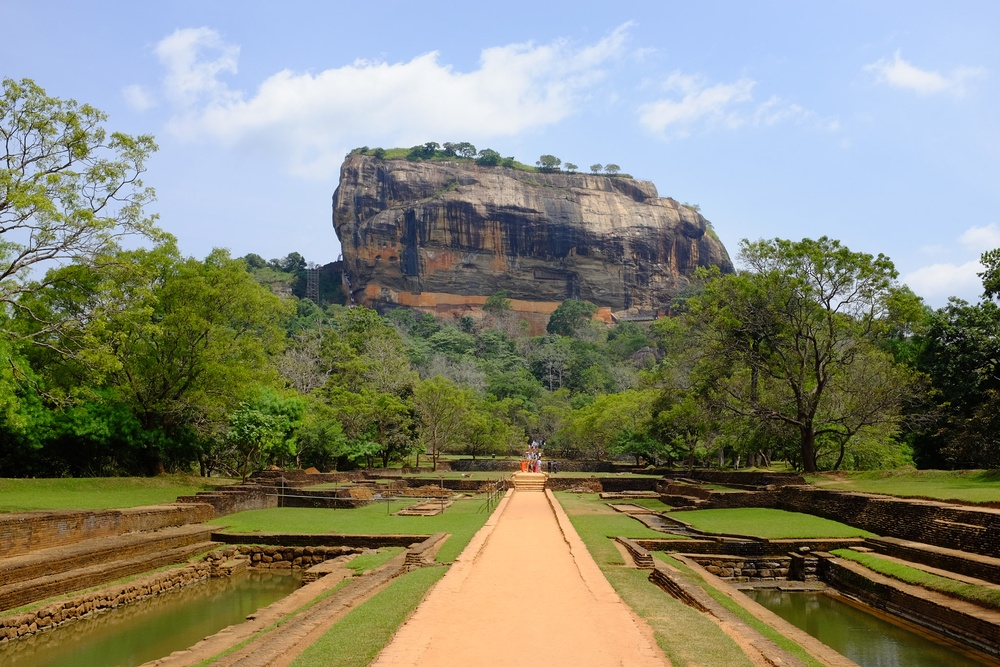
#> input picture Images/Sigiriya.jpeg, 1000 x 667 px, shrunk from 2048 x 1365 before the run, found by its file name
$ jupyter execute 2_spatial_fitering.ipynb
#> lines starting #> are read from the running program, lines starting #| are printed output that depends on the picture
# Averaging Kernel

[cell 1]
import cv2 as cv
import numpy as np
import matplotlib.pyplot as plt

#im=cv.imread("Images/Sigiriya.jpeg")
im = cv.imread('images/sigiriya.jpeg', cv.IMREAD_GRAYSCALE)
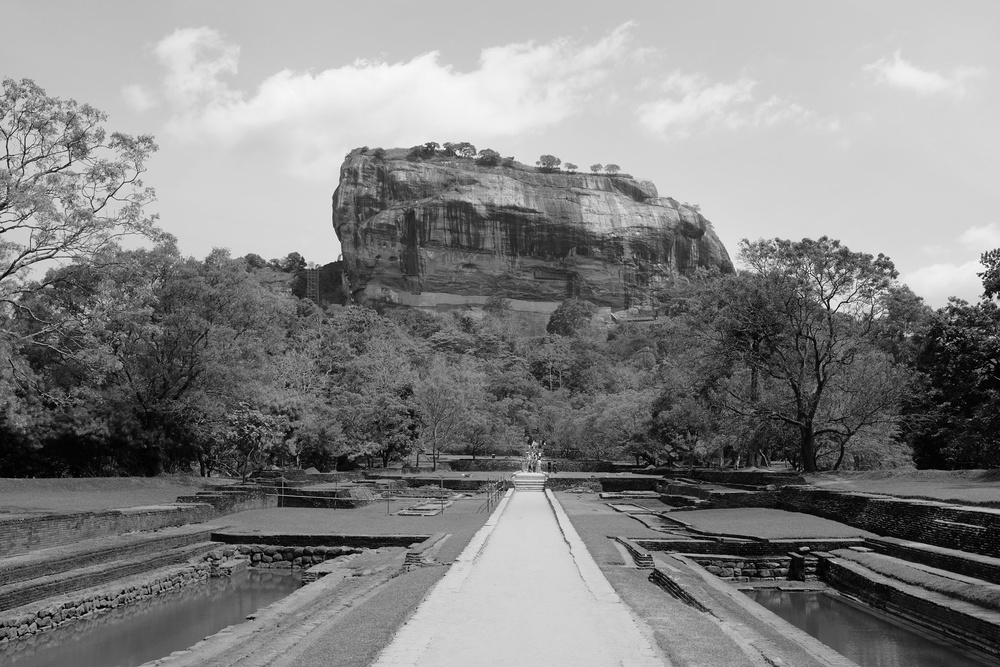
#> im: shape (667, 1000); min 0, max 255, mean 131.5
assert im is not None

kernel= np.ones((3,3), dtype=np.float32)/9

imavg= cv.filter2D(im,cv.CV_32F,kernel)

fig, ax= plt.subplots(1,2)
ax[0].imshow(im, cmap='gray', vmin=0, vmax=255)
ax[0].set_title("original_image")
ax[1].imshow(imavg, cmap='gray', vmin=0, vmax=255)
ax[1].set_title("averaged_image")

for a in ax:
    a.axis('off')

plt.show()
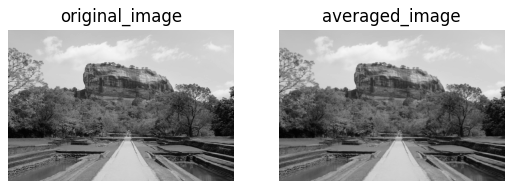
#> figure drawn by matplotlib, 2 panels

[cell 2]
import cv2 as cv
import numpy as np
import matplotlib.pyplot as plt


im = cv.imread('images/sigiriya.jpeg', cv.IMREAD_GRAYSCALE)
assert im is not None

#kernel= np.ones((3,3), dtype=np.float32)/9
sobel_x= np.array([[-1,-2,-1],[0,0,0],[1,2,1]],dtype=np.float32)
sobel_y= np.array([[-1,0,1],[-2,0,2],[-1,0,1]],dtype=np.float32)
print(sobel_x)
print(sobel_y)

#imavg= cv.filter2D(im,cv.CV_32F,kernel)
im_sobel_x= cv.filter2D(im,cv.CV_32F,sobel_x)
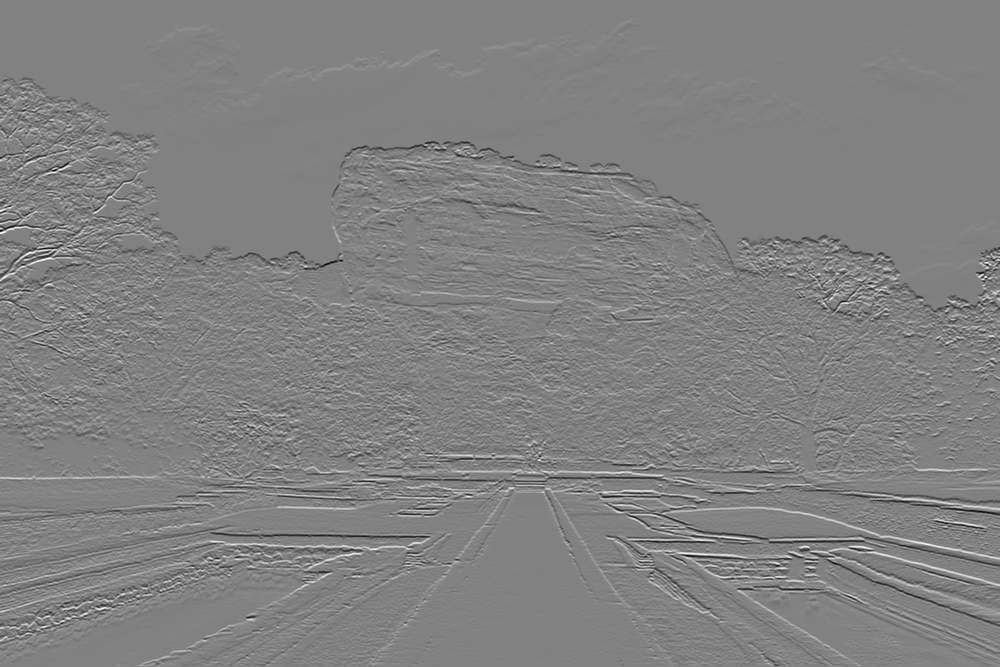
#> im_sobel_x: shape (667, 1000) float32; min -797, max 770, mean -0.7; drawn with min black and max white
im_sobel_y= cv.filter2D(im,cv.CV_32F,sobel_y)
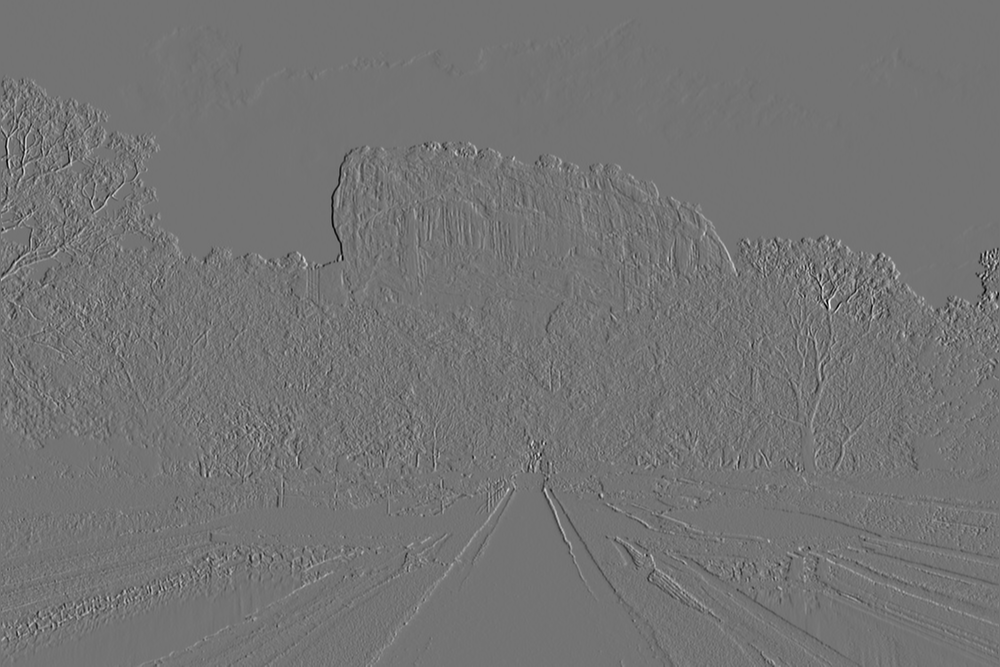
#> im_sobel_y: shape (667, 1000) float32; min -735, max 879, mean 0; drawn with min black and max white

#im_sobel_x= cv.normalize(im_sobel_x, None, 0, 255, cv.NORM_MINMAX, cv.CV_8U)
#im_sobel_y= cv.normalize(im_sobel_y, None, 0, 255, cv.NORM_MINMAX, cv.CV_8U)

fig, ax= plt.subplots(1,3, figsize=(14,10))
ax[0].imshow(im, cmap='gray', vmin=0, vmax=255)
ax[0].set_title("original_image")
ax[1].imshow(im_sobel_x, cmap='gray')
ax[1].set_title("Sobel X")
ax[2].imshow(im_sobel_y, cmap='gray')
ax[2].set_title("Sobel Y")

for a in ax:
    a.axis('off')

plt.show()

[cell 3]
import cv2 as cv
import numpy as np
import matplotlib.pyplot as plt

#im=cv.imread("Images/Sigiriya.jpeg")
im = cv.imread('images/tom.jpg', cv.IMREAD_GRAYSCALE)
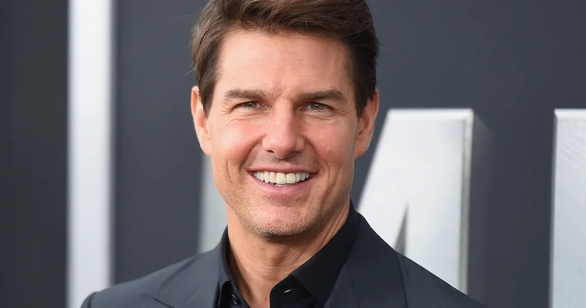
#> input picture Images/tom.jpg, 586 x 308 px, shrunk from 1200 x 630 before the run, found by its file name
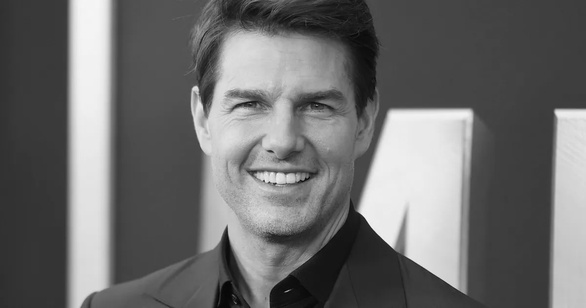
#> im: shape (308, 586); min 3, max 250, mean 108.4
assert im is not None

blurred= cv.GaussianBlur(im, (21,21),0)       #
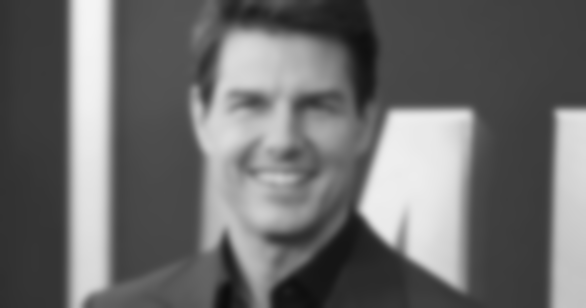
#> blurred: shape (308, 586); min 12, max 244, mean 108.4
high_pass=cv.subtract(im,blurred)
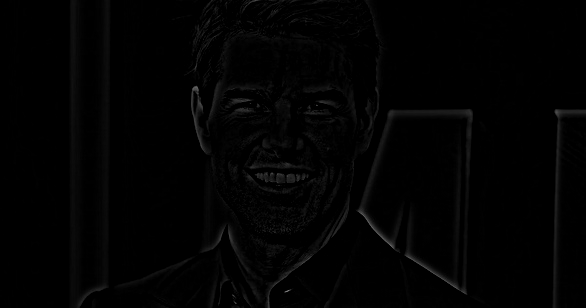
#> high_pass: shape (308, 586); min 0, max 128, mean 2.3
sharpened= cv.add(im,high_pass)               #

fig, ax= plt.subplots(1,4, figsize=(15,5))
ax[0].imshow(im, cmap='gray')
ax[0].set_title("original_image")
ax[1].imshow(blurred, cmap='gray')
ax[1].set_title("blurred_image")
ax[2].imshow(high_pass, cmap='gray')
ax[2].set_title("high_pass")
ax[3].imshow(sharpened, cmap='gray')
ax[3].set_title("sharpened")

for a in ax:
    a.axis('off')

plt.show()

# Creaing Gaussian Filter Kerenel

[cell 4]
import cv2 as cv
import numpy as np
import matplotlib.pyplot as plt
from mpl_toolkits.mplot3d import Axes3D

sigma =2.0
x= np.arange(-5,5.1,0.1)
y= np.arange(-5,5.1,0.1)
X,Y =np.meshgrid(x,y)
print(X)
print(Y)

g=1/(2*np.pi*sigma**2)*np.exp(-(X**2+Y**2)/(2*sigma**2))

fig =plt.figure(figsize=(10,10))
ax = fig.add_subplot(111, projection='3d')
ax.plot_surface(X,Y,g,cmap='viridis')

plt.axis('off')
plt.show()
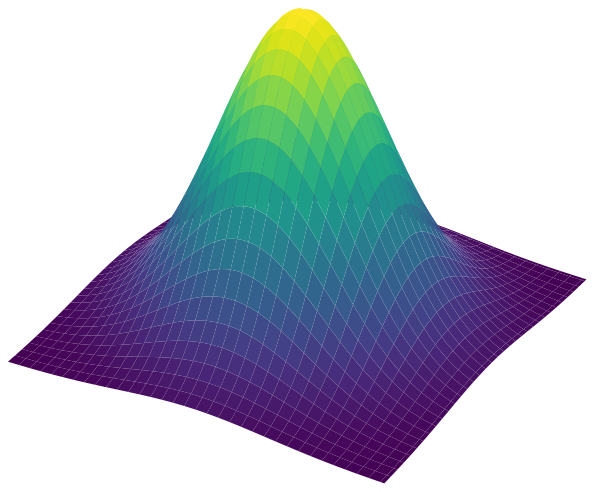
#> figure drawn by matplotlib, 1 panel
